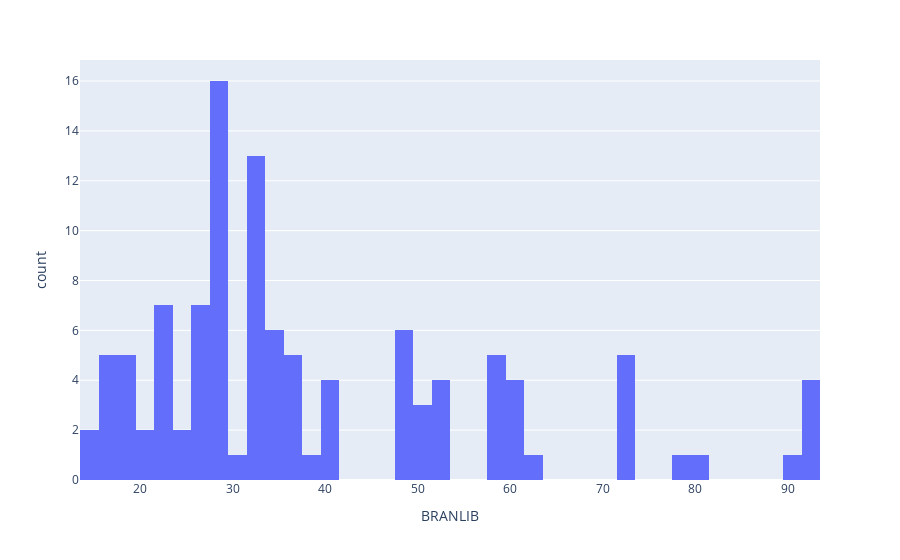

Here is the notebook cell this chart was saved with:
### Markdown cell above
### 2.11 Branches... 

After looking at the above, I realized that there is likely a range of how many branches a library has, and related to that, the total annual hours open.

First, let's see how the number of branches varies:

### Code cell
fig = px.histogram(plds_big_city, x="BRANLIB", nbins=50)
fig.show()

### Figure 1 — Plotly figure (JSON) as saved in the notebook; plotly's stock layout.template omitted (floating-point values rounded to 4 significant figures)
{"data": [{"alignmentgroup": "True", "bingroup": "x", "hovertemplate": "BRANLIB=%{x}<br>count=%{y}<extra></extra>", "legendgroup": "", "marker": {"color": "#636efa", "pattern": {"shape": ""}}, "name": "", "nbinsx": 50, "offsetgroup": "", "orientation": "v", "showlegend": false, "type": "histogram", "x": [16, 72, 33, 27, 32, 33, 35, 24, 15, 37, 49, 28, 33, 50, 21, 39, 18, 22, 58, 62, 92, 52, 28, 28, 29, 16, 72, 33, 27, 32, 33, 35, 23, 15, 37, 49, 28, 33, 50, 80, 22, 40, 19, 58, 61, 92, 52, 28, 28, 29, 17, 16, 72, 33, 27, 32, 35, 23, 37, 49, 28, 33, 49, 79, 19, 22, 58, 61, 92, 52, 28, 41, 28, 31, 17, 72, 32, 27, 32, 35, 23, 37, 48, 28, 37, 49, 19, 21, 59, 61, 92, 51, 28, 40, 28, 29, 72, 27, 35, 22, 28, 35, 19, 25, 59, 61, 90, 52, 27, 40, 27], "xaxis": "x", "yaxis": "y"}], "layout": {"barmode": "relative", "legend": {"tracegroupgap": 0}, "margin": {"t": 60}, "xaxis": {"anchor": "y", "domain": [0, 1], "title": {"text": "BRANLIB"}}, "yaxis": {"anchor": "x", "domain": [0, 1], "title": {"text": "count"}}}}
